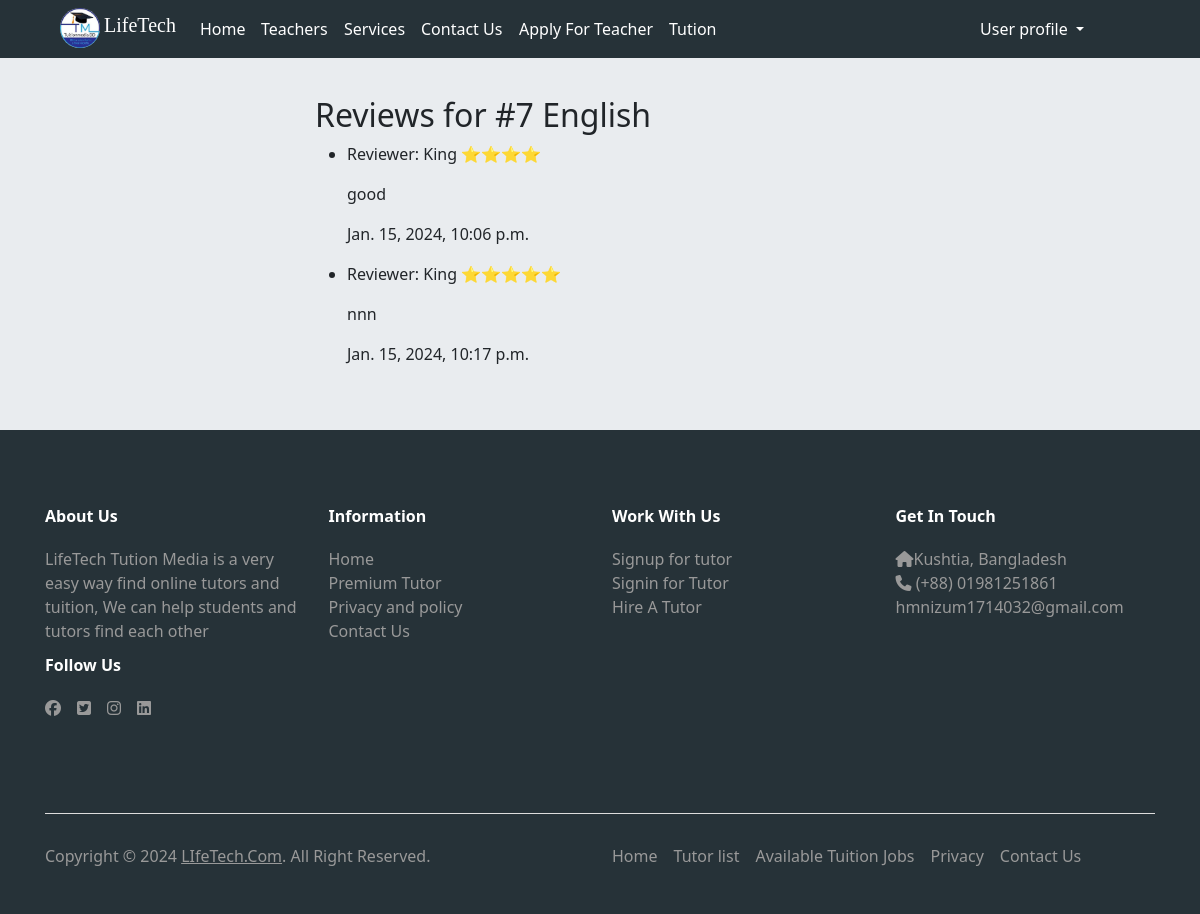
The app's page /tution/reviews/7/ (signed in) with its own data.
### tution/models.py (models this page shows, shortened)
class TutionModel(models.Model):
    tutionclass = models.ManyToManyField(TutionClassModel)
    subject = models.CharField(max_length=100)
    weekly_day = models.IntegerField()
    daily_time = models.IntegerField()
    location = models.CharField(max_length=200)
    fee = models.IntegerField()
    tution_status = models.CharField(max_length=30, choices=TUTION_STATUS, default='Running')

class ReviewModel(models.Model):
    reviewer = models.ForeignKey(ApplicantModel, on_delete=models.CASCADE)
    tution = models.ForeignKey(TutionModel, on_delete=models.CASCADE)
    body = models.TextField()
    created_time = models.DateTimeField(auto_now_add=True)
    ratting = models.CharField(max_length=100, choices = STAR_CHOICE)

### users/models.py (models this page shows, shortened)
class ApplicantModel(models.Model):
    user = models.OneToOneField(User, on_delete=models.CASCADE)
    mobile_no = models.CharField(max_length=12)
    educational_qualification = models.TextField()

### tution/views.py (the view)
# urls.py: path('reviews/<int:tution_id>/', views.tution_reviews_view, name='tution_reviews'),
@login_required
def tution_reviews_view(request, tution_id):
    tution = get_object_or_404(TutionModel, pk=tution_id)
    reviews = ReviewModel.objects.filter(tution=tution)
    return render(request, 'display_review.html', {'tution': tution, 'reviews': reviews})

### tution/templates/display_review.html (shortened to what this page needs)
{% extends "base.html" %}
{% load crispy_forms_tags %}
{% block content %}
<div class="container pb-5 mt-5" style="width: 50%; margin: auto">
    <h2>Reviews for #{{tution.id}} {{ tution.subject }}</h2>
    {% if reviews %}
        <ul>
            {% for review in reviews %}
                <li>
                    <p>Reviewer: {{ review.reviewer.user.first_name }}  {{ review.ratting }}</p>
                    <p>{{ review.body }}</p>
                    <p> {{ review.created_time }}</p>
                </li>
            {% endfor %}
        </ul>
    {% else %}
        <p>No reviews for {{ tution.subject }} yet.</p>
    {% endif %}
</div>
{% endblock content %}

### static/css/style.css (style rules this page uses)
div { display: block; }
.container { width: 100%; padding-right: 15px; padding-left: 15px; margin-right: auto; margin-left: auto; }

### records on screen
TutionModel: id "7", subject "English"
ReviewModel: reviewer.user.first_name "King", ratting "⭐⭐⭐⭐", body "good", created_time "Jan. 15, 2024, 10:06 p.m."
ReviewModel: reviewer.user.first_name "King", ratting "⭐⭐⭐⭐⭐", body "nnn", created_time "Jan. 15, 2024, 10:17 p.m."
